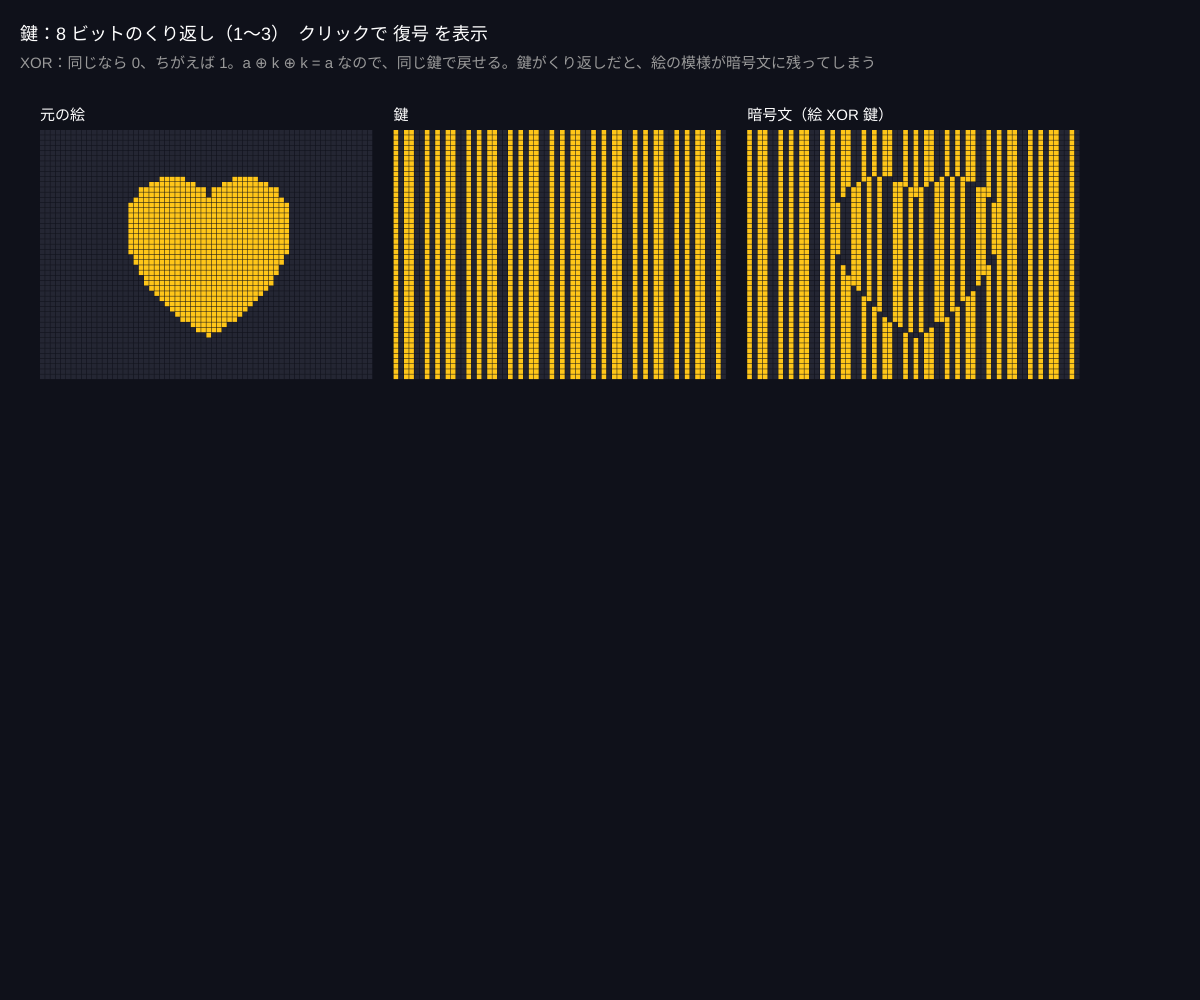
Frame 1 (no input)
Frame 60 (no input): identical to frame 1, image omitted
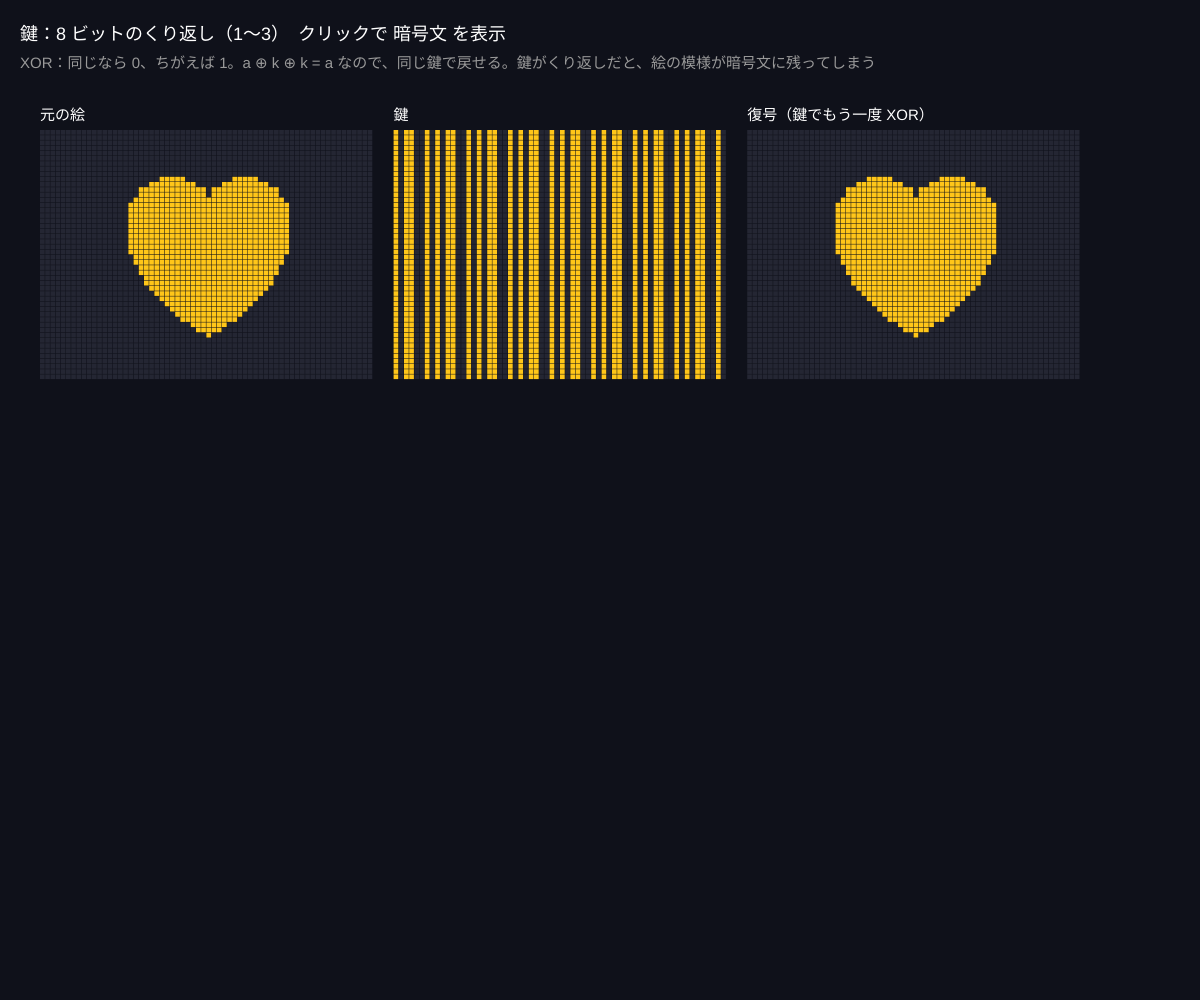
Frame 120 (the mouse pressed at the canvas centre since frame 60)

The p5.js sketch that drew these frames (run headless with seeded random() and noise() and a simulated clock; from frame 60 on, the mouse is pressed at the canvas centre):

// p5.js sketch
// ── sketch.js
// ============================================
// 09 XOR 暗号（鍵の良し悪しが絵でわかる）
// 画像の各ビットを「鍵」と XOR すると暗号になる。もう一度 XOR すると元に戻る
// 鍵が短くてくり返しだと、絵の形が透けて見える（有名な「ECB ペンギン」問題）
// 1 = 短い鍵 / 2 = 長い鍵 / 3 = ランダムな鍵（ワンタイムパッド） / クリックで復号⇄暗号
// ============================================

let w = 64, h = 48;
let plain = [];
let keyMode = 1;
let showDecrypted = false;
let keyBits = [];

function setup() {
  createCanvas(windowWidth, windowHeight);
  colorMode(HSB, 360, 100, 100, 100);
  // 元の絵：ハート
  for (let y = 0; y < h; y++) {
    for (let x = 0; x < w; x++) {
      let nx = (x - w / 2) / 14, ny = (h / 2 + 2 - y) / 14; // 画面の y は下向きなので、符号を逆にして上下を合わせる
      let heart = pow(nx * nx + ny * ny - 1, 3) - nx * nx * ny * ny * ny < 0;
      plain.push(heart ? 1 : 0);
    }
  }
  makeKey();
}

// ★ 鍵をつくる
function makeKey() {
  keyBits = [];
  if (keyMode === 1) {
    let pattern = [1, 0, 1, 1, 0, 0, 1, 0]; // 8 ビットをくり返す
    for (let i = 0; i < plain.length; i++) keyBits.push(pattern[i % 8]);
  } else if (keyMode === 2) {
    let pattern = [];
    for (let i = 0; i < 100; i++) pattern.push(random() < 0.5 ? 1 : 0); // 100 ビットをくり返す
    for (let i = 0; i < plain.length; i++) keyBits.push(pattern[i % 100]);
  } else {
    for (let i = 0; i < plain.length; i++) keyBits.push(random() < 0.5 ? 1 : 0); // 絵と同じ長さの乱数
  }
}

function draw() {
  background(230, 40, 10);
  let cipher = plain.map((b, i) => b ^ keyBits[i]); // ★ 暗号化：XOR
  let decrypted = cipher.map((b, i) => b ^ keyBits[i]); // ★ 復号：もう一度 XOR

  let cell = min((width - 160) / (w * 3 + 8), (height - 220) / h);
  drawImg(plain, 40, 130, cell, '元の絵');
  drawImg(keyBits, 40 + (w + 4) * cell, 130, cell, '鍵');
  drawImg(showDecrypted ? decrypted : cipher, 40 + (w + 4) * cell * 2, 130, cell, showDecrypted ? '復号（鍵でもう一度 XOR）' : '暗号文（絵 XOR 鍵）');

  noStroke();
  fill(0, 0, 100);
  textSize(18);
  let names = ['', '8 ビットのくり返し', '100 ビットのくり返し', '絵と同じ長さの乱数（ワンタイムパッド）'];
  text('鍵：' + names[keyMode] + '（1〜3）　クリックで ' + (showDecrypted ? '暗号文' : '復号') + ' を表示', 20, 40);
  fill(0, 0, 60);
  textSize(15);
  text('XOR：同じなら 0、ちがえば 1。a ⊕ k ⊕ k = a なので、同じ鍵で戻せる。鍵がくり返しだと、絵の模様が暗号文に残ってしまう', 20, 68);
}

function drawImg(img, ox, oy, cell, label) {
  noStroke();
  for (let i = 0; i < img.length; i++) {
    fill(img[i] ? 45 : 230, img[i] ? 90 : 30, img[i] ? 100 : 20);
    rect(ox + (i % w) * cell, oy + floor(i / w) * cell, cell - 0.5, cell - 0.5);
  }
  fill(0, 0, 100);
  textSize(15);
  text(label, ox, oy - 10);
}

function keyPressed() {
  if (key >= '1' && key <= '3') {
    keyMode = int(key);
    makeKey();
  }
}
function mousePressed() {
  showDecrypted = !showDecrypted;
}

// ---------- やってみよう ----------
// 1. 鍵 1 の暗号文を見る。ハートが縞模様ごしに見える＝暗号として失格
// 2. 鍵 3 の暗号文は、どう見ても乱数。これが「解読不可能」と証明された唯一の暗号
// 3. でも鍵 3 は「絵と同じ長さの鍵」を安全に相手に渡す必要がある。どうやって？（鍵配送問題）
